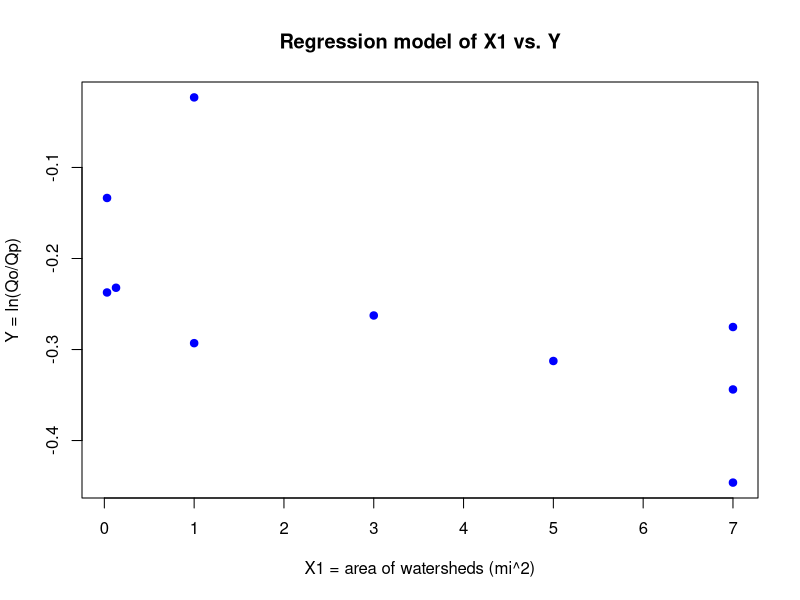
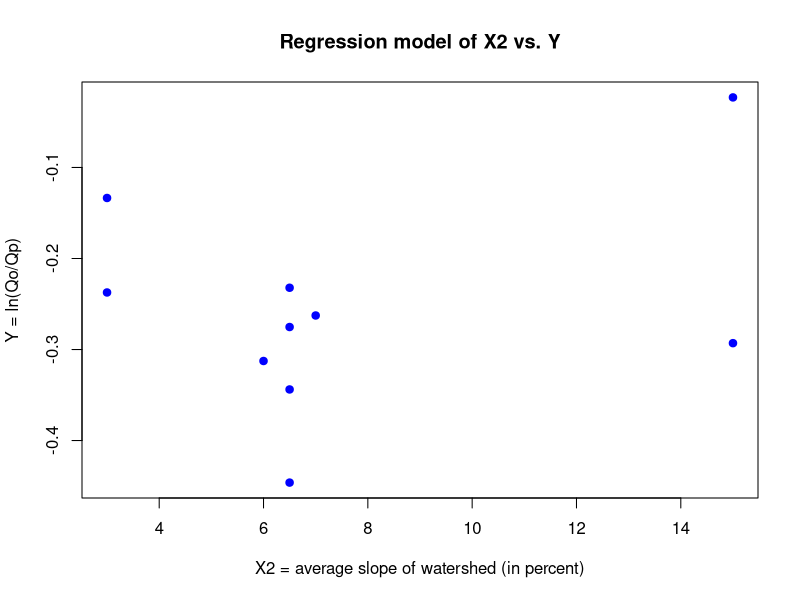
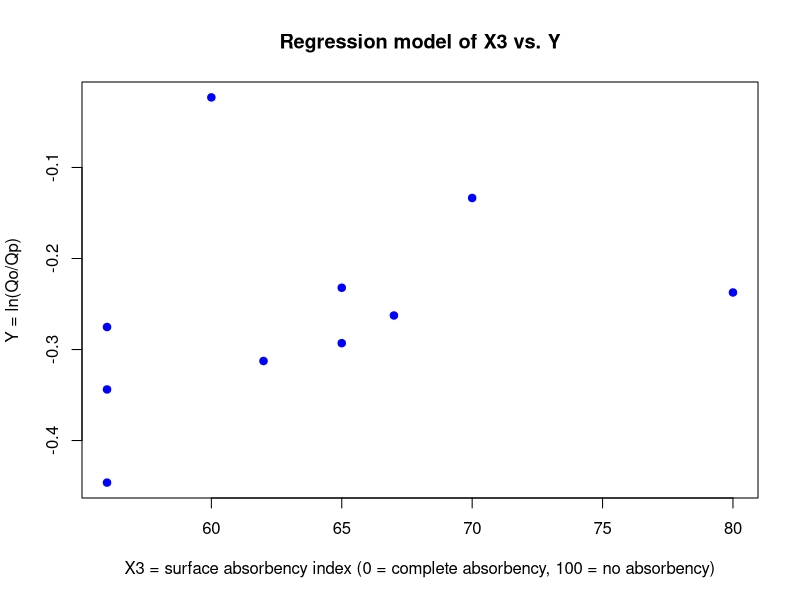
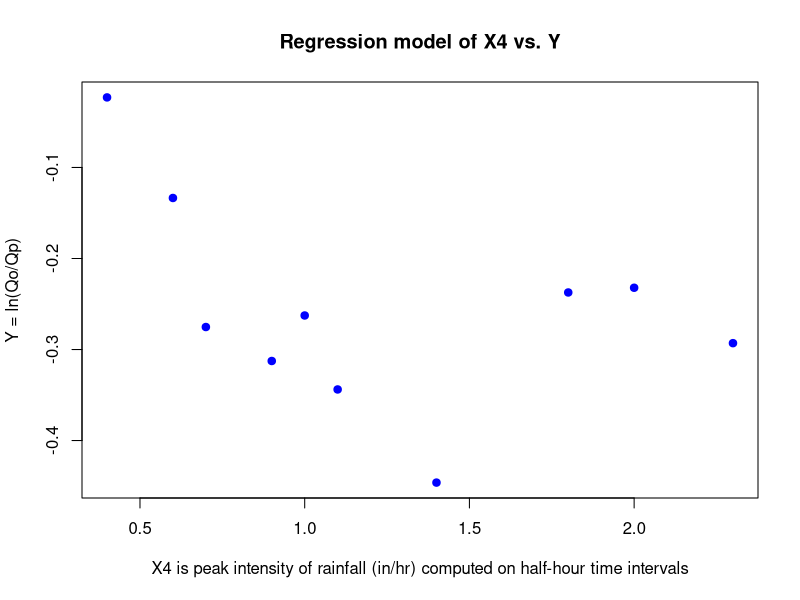

R code for these plots, in order:
## ---- chunk 1
knitr::opts_chunk$set(echo = TRUE)

flow<-read.table("flow.txt",header=TRUE)
flow

class(flow)
str(flow)

attach(flow)


#n<-length(qo)

dim(flow)

n<-dim(flow)[1]

#normally p is datapoints minus 1, but we have 2 variables for the response, so p is datapoints minus 2
p<-dim(flow)[2]-2

# sets Y = ln(Qo/Qp)
Y<-log(Qo/Qp)

fit<-lm(Y~X1+X2+X3+X4)

#summary(fit)

#fit$coef
## ---- chunk 2
# Visualization of correlation of X1 and Y
plot(X1,Y,pch=19,col="blue",xlab="X1 = area of watersheds (mi^2)",ylab="Y = ln(Qo/Qp)",main="Regression model of X1 vs. Y")

# Visualization of correlation of X2 and Y
plot(X2,Y,pch=19,col="blue",xlab="X2 = average slope of watershed (in percent)",ylab="Y = ln(Qo/Qp)",main="Regression model of X2 vs. Y")

# Visualization of correlation of X3 and Y
plot(X3,Y,pch=19,col="blue",xlab="X3 = surface absorbency index (0 = complete absorbency, 100 = no absorbency)",ylab="Y = ln(Qo/Qp)",main="Regression model of X3 vs. Y")

# Visualization of correlation of X4 and Y
plot(X4,Y,pch=19,col="blue",xlab="X4 is peak intensity of rainfall (in/hr) computed on half-hour time intervals",ylab="Y = ln(Qo/Qp)",main="Regression model of X4 vs. Y")

# Overall, Y appears to have weak or some correlation with X1, X2, X3, X4 individually, but Y does not appear to have any strong correlation with X1, X2, X3, X4 individually.
## ---- chunk 3
# An intercept is included in the model
summary(fit)
## ---- chunk 4
# Fitted values for the model with the intercept
fit$fit
## ---- chunk 5
# Fit of model with intercept removed (beta_0 = 0)
fit2<-lm(Y~0+X1+X2+X3+X4)
summary(fit2)
## ---- chunk 6
# Fitted values for the model with intercept removed
fit2$fit
## ---- chunk 7
# Compare model with intercept removed to model with intercept
summary(fit)
## ---- chunk 8
# Fit of model with intercept, X2, X3 removed
fit3<-lm(Y~0+X1+X4)
summary(fit3)
## ---- chunk 9
# Fitted values for the model with intercept, X2, X3 removed
fit3$fit
## ---- chunk 10
# Compare to model with no intercept, but using X1, X2, X3, X4
summary(fit2)
